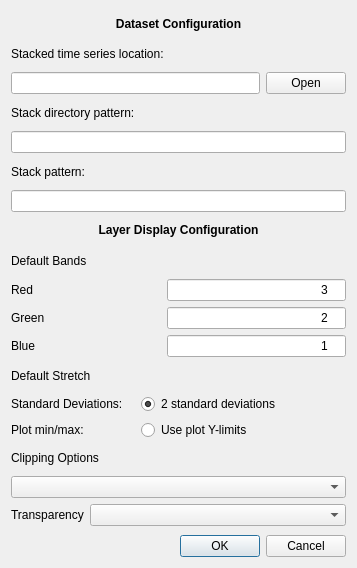
<?xml version="1.0" encoding="UTF-8"?>
<ui version="4.0">
 <class>Config</class>
 <widget class="QDialog" name="Config">
  <property name="geometry">
   <rect>
    <x>0</x>
    <y>0</y>
    <width>357</width>
    <height>568</height>
   </rect>
  </property>
  <property name="windowTitle">
   <string>Dialog</string>
  </property>
  <layout class="QGridLayout" name="gridLayout">
   <item row="5" column="0">
    <widget class="QLabel" name="label_2">
     <property name="text">
      <string>Stack pattern:</string>
     </property>
    </widget>
   </item>
   <item row="12" column="0" colspan="2">
    <layout class="QFormLayout" name="formLayout">
     <property name="sizeConstraint">
      <enum>QLayout::SetDefaultConstraint</enum>
     </property>
     <item row="0" column="0">
      <widget class="QLabel" name="lab_redband">
       <property name="minimumSize">
        <size>
         <width>150</width>
         <height>0</height>
        </size>
       </property>
       <property name="text">
        <string>Red</string>
       </property>
      </widget>
     </item>
     <item row="1" column="0">
      <widget class="QLabel" name="lab_greenband">
       <property name="minimumSize">
        <size>
         <width>150</width>
         <height>0</height>
        </size>
       </property>
       <property name="text">
        <string>Green</string>
       </property>
      </widget>
     </item>
     <item row="1" column="1">
      <widget class="QLineEdit" name="edit_greenband">
       <property name="inputMask">
        <string>0000D; </string>
       </property>
       <property name="text">
        <string>2</string>
       </property>
       <property name="alignment">
        <set>Qt::AlignRight|Qt::AlignTrailing|Qt::AlignVCenter</set>
       </property>
      </widget>
     </item>
     <item row="2" column="0">
      <widget class="QLabel" name="lab_blueband">
       <property name="minimumSize">
        <size>
         <width>150</width>
         <height>0</height>
        </size>
       </property>
       <property name="text">
        <string>Blue</string>
       </property>
      </widget>
     </item>
     <item row="2" column="1">
      <widget class="QLineEdit" name="edit_blueband">
       <property name="inputMask">
        <string>0000D; </string>
       </property>
       <property name="text">
        <string>1</string>
       </property>
       <property name="cursorPosition">
        <number>5</number>
       </property>
       <property name="alignment">
        <set>Qt::AlignRight|Qt::AlignTrailing|Qt::AlignVCenter</set>
       </property>
      </widget>
     </item>
     <item row="0" column="1">
      <widget class="QLineEdit" name="edit_redband">
       <property name="inputMask">
        <string>0000D; </string>
       </property>
       <property name="text">
        <string>3</string>
       </property>
       <property name="alignment">
        <set>Qt::AlignRight|Qt::AlignTrailing|Qt::AlignVCenter</set>
       </property>
      </widget>
     </item>
    </layout>
   </item>
   <item row="13" column="0" colspan="2">
    <widget class="QLabel" name="label_5">
     <property name="text">
      <string>Default Stretch</string>
     </property>
    </widget>
   </item>
   <item row="2" column="0" colspan="2">
    <layout class="QHBoxLayout" name="horizontalLayout">
     <item>
      <widget class="QLineEdit" name="edit_location"/>
     </item>
     <item>
      <widget class="QPushButton" name="button_location">
       <property name="text">
        <string>Open</string>
       </property>
      </widget>
     </item>
    </layout>
   </item>
   <item row="0" column="0" colspan="2">
    <widget class="QLabel" name="lab_config">
     <property name="font">
      <font>
       <weight>75</weight>
       <bold>true</bold>
      </font>
     </property>
     <property name="text">
      <string>Dataset Configuration</string>
     </property>
     <property name="alignment">
      <set>Qt::AlignCenter</set>
     </property>
    </widget>
   </item>
   <item row="7" column="0" colspan="2">
    <widget class="QLabel" name="label_3">
     <property name="font">
      <font>
       <weight>75</weight>
       <bold>true</bold>
      </font>
     </property>
     <property name="text">
      <string>Layer Display Configuration</string>
     </property>
     <property name="alignment">
      <set>Qt::AlignCenter</set>
     </property>
    </widget>
   </item>
   <item row="14" column="1">
    <widget class="QRadioButton" name="rad_stretch_sd">
     <property name="text">
      <string>2 standard deviations</string>
     </property>
     <property name="checked">
      <bool>true</bool>
     </property>
     <property name="autoRepeat">
      <bool>false</bool>
     </property>
    </widget>
   </item>
   <item row="15" column="0">
    <widget class="QLabel" name="lab_stretch_plot">
     <property name="text">
      <string>Plot min/max:</string>
     </property>
    </widget>
   </item>
   <item row="17" column="0" colspan="2">
    <widget class="QComboBox" name="comboBox"/>
   </item>
   <item row="18" column="0" colspan="2">
    <layout class="QFormLayout" name="formLayout_2">
     <item row="0" column="0">
      <widget class="QLabel" name="lab_transparency">
       <property name="text">
        <string>Transparency</string>
       </property>
      </widget>
     </item>
     <item row="0" column="1">
      <widget class="QComboBox" name="combox_transparency"/>
     </item>
    </layout>
   </item>
   <item row="11" column="0" colspan="2">
    <widget class="QLabel" name="label_4">
     <property name="text">
      <string>Default Bands</string>
     </property>
    </widget>
   </item>
   <item row="15" column="1">
    <widget class="QRadioButton" name="rad_stretch_plot">
     <property name="text">
      <string>Use plot Y-limits</string>
     </property>
    </widget>
   </item>
   <item row="16" column="0" colspan="2">
    <widget class="QLabel" name="label_6">
     <property name="text">
      <string>Clipping Options</string>
     </property>
    </widget>
   </item>
   <item row="4" column="0" colspan="2">
    <widget class="QLineEdit" name="edit_image">
     <property name="text">
      <string/>
     </property>
    </widget>
   </item>
   <item row="14" column="0">
    <widget class="QLabel" name="lab_stretch_sd">
     <property name="text">
      <string>Standard Deviations:</string>
     </property>
    </widget>
   </item>
   <item row="3" column="0">
    <widget class="QLabel" name="label">
     <property name="text">
      <string>Stack directory pattern:</string>
     </property>
    </widget>
   </item>
   <item row="1" column="0" colspan="2">
    <widget class="QLabel" name="lab_location">
     <property name="text">
      <string>Stacked time series location:</string>
     </property>
    </widget>
   </item>
   <item row="6" column="0" colspan="2">
    <widget class="QLineEdit" name="edit_stack">
     <property name="text">
      <string/>
     </property>
    </widget>
   </item>
   <item row="19" column="1">
    <widget class="QDialogButtonBox" name="button_box">
     <property name="standardButtons">
      <set>QDialogButtonBox::Cancel|QDialogButtonBox::Ok</set>
     </property>
    </widget>
   </item>
  </layout>
 </widget>
 <resources/>
 <connections/>
</ui>
